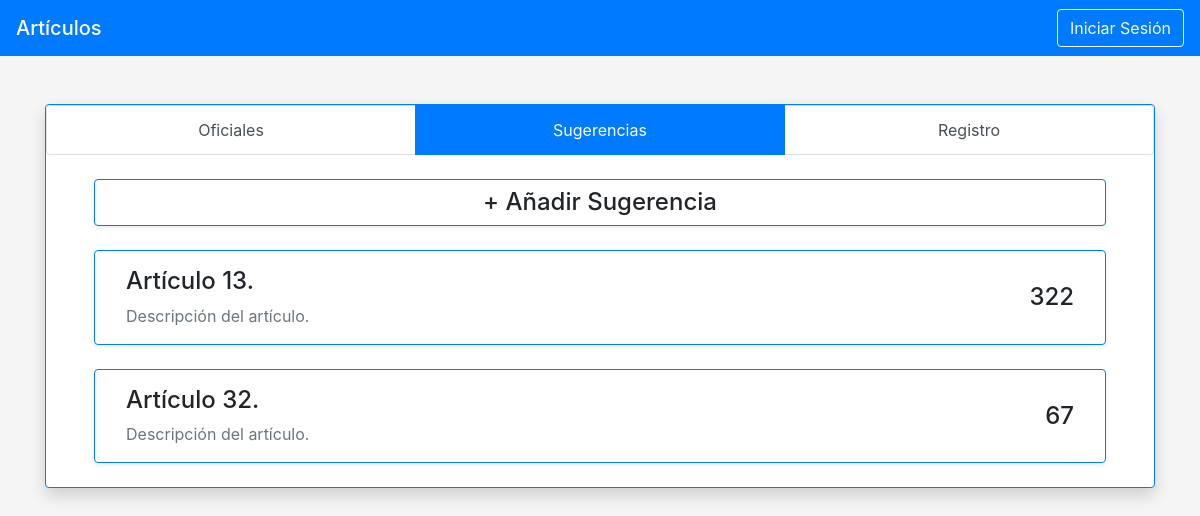
The app's page /articulos/sugerencia/ with its own data.
### articulos/models.py (models this page shows)
class Articulo(models.Model):
    tipo = models.IntegerField(default=1) #1 = oficial 2 = sugerencia 2 = aceptado 3 = rechazado
    nombre = models.CharField(max_length=50)
    descripcion = models.CharField(max_length=500)
    articulo = models.CharField(max_length=5000)
    votos = models.IntegerField(default=0)
    idArticulo = models.IntegerField(default=0)

### articulos/views.py (the view)
# urls.py: path('sugerencia/', views.sugerencia, name='sugerencia'),
def sugerencia(request):
    articulos = Articulo.objects.order_by('-votos').filter(tipo = 2)
    context = {'articulos': articulos}
    return render(request, 'articulos/sugerencia.html', context)

### articulos/templates/articulos/sugerencia.html (shortened to what this page needs)
<!doctype html>
<html lang="en">
<head>
    <link rel="stylesheet" href="https://stackpath.bootstrapcdn.com/bootstrap/4.3.1/css/bootstrap.min.css"
>
</head>
<body>
    <nav class="navbar navbar-dark bg-primary">
        <a href="/articulos/oficial" class="navbar-brand mb-0 h1">Artículos</a>
        <button type="button" class="btn btn-outline-light">Iniciar Sesión</button>
    </nav>
    <main role="main" class="container">
        <div class="border border-primary my-5 bg-white rounded shadow ">
            <div class="list-group list-group-horizontal">
                <a href="/articulos/oficial"
                    class="list-group-item list-group-item-action text-center ">Oficiales</a>
                <a href="/articulos/sugerencia" class="list-group-item list-group-item-action text-center active">Sugerencias</a>
                <a href="/articulos/registro" class="list-group-item list-group-item-action text-center">Registro</a>
            </div>
            <div class="border border-primary mx-5 my-4 pt-2 px-3 rounded shadow-sm" style="cursor: pointer;">
                    <p class="h4 text-center"> + Añadir Sugerencia</p>
              </div>
            {% for art in articulos %}
            <div onclick="location.href='/articulos/{{art.idArticulo}}'"
                class="border border-primary mx-5 my-4 pt-3 px-3 rounded shadow-sm" style="cursor: pointer;">
                <div class="container">
                    <div class="row">
                        <div class="col-8">
                            <p class="h4"> {{art.nombre}}</p>
                            <p class="text-muted "> {{art.descripcion}}</p>
                        </div>
                        <div class="col">
                            <p class="h4 text-right py-3">{{art.votos}}</p>
                        </div>
                    </div>
                </div>
            </div>
            {% endfor %}
    </main>
</body>
</html>

### articulos/templates/articulos/sugerencia.html (style rules this page uses)
body { background-color: whitesmoke; }

### records on screen
Articulo: nombre "Artículo 13.", descripcion "Descripción del artículo.", votos "322"
Articulo: nombre "Artículo 32.", descripcion "Descripción del artículo.", votos "67"
